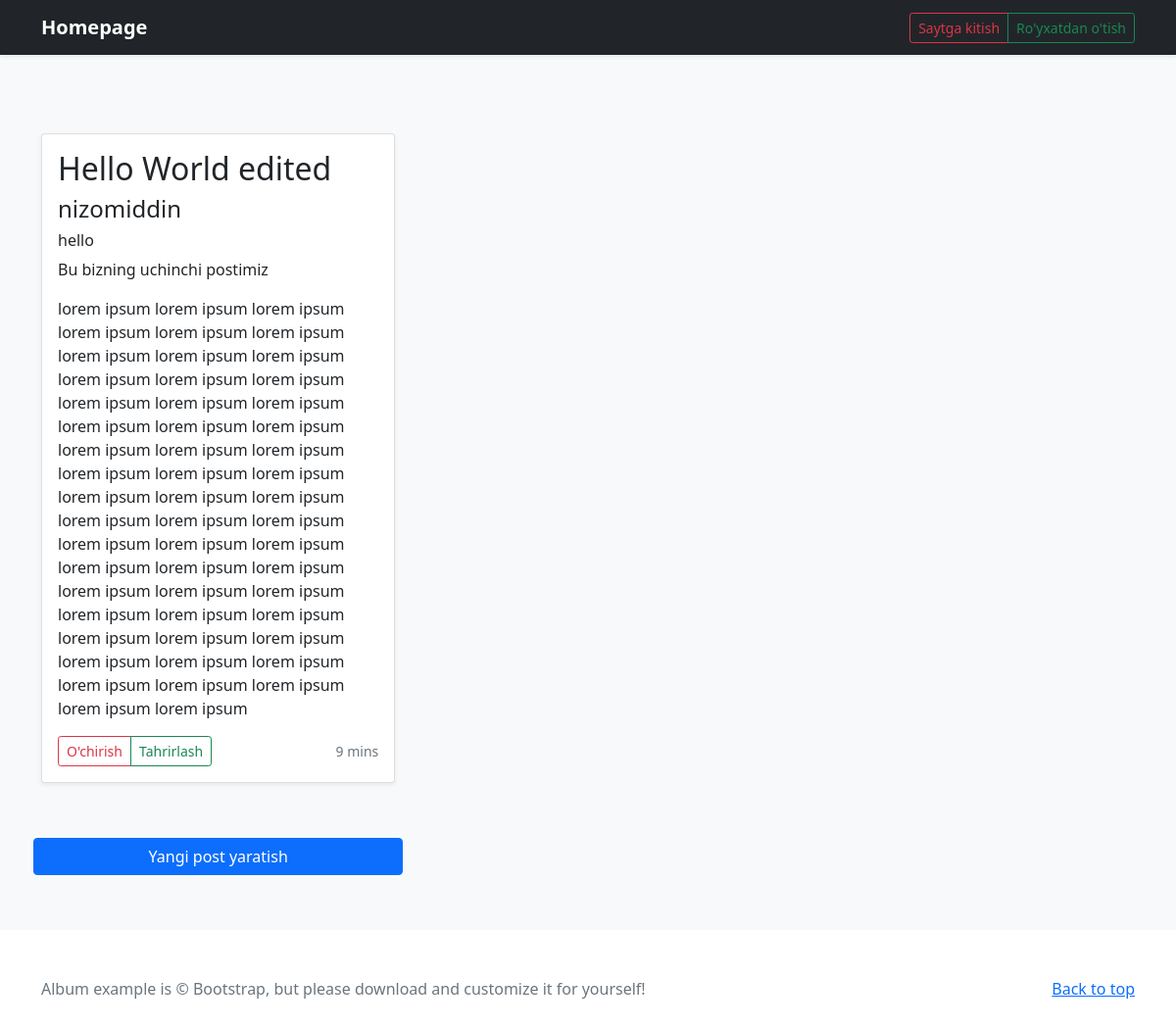
Screenshot of /post/3/ with the database file from the repository.
### blog/models.py (models this page shows, shortened)
class Post(models.Model):
    title = models.CharField(max_length=150)
    author = models.ForeignKey(
        'auth.User',
        on_delete = models.CASCADE
    )
    slug = models.SlugField(max_length=50)
    summary = models.CharField(max_length=300)
    body = models.TextField()

### blog/views.py (the view)
# urls.py: path('post/<int:pk>/', BlogDetailView.as_view(), name='post_detail')
class BlogDetailView(DetailView):
    model = Post
    template_name = 'post_detail.html'

### templates/post_detail.html
{% extends 'base.html' %}
{% block content %}
 <div class="col">
          <div class="card shadow-sm">
            <div class="card-body">
                <h2>{{ post.title }}</h2>
                <h4>{{ post.author }}</h4>
                <h6>{{ post.slug }}</h6>
                <p>{{ post.summary }}</p>
                <p>{{ post.body }}</p>
              <div class="d-flex justify-content-between align-items-center">
                <div class="btn-group">
                  <a href="{% url 'post_delete' post.pk %}" type="button" class="btn btn-sm btn-outline-danger">O'chirish</a>
                  <a href="{% url 'post_edit' post.id %}"  class="btn btn-sm btn-outline-success">Tahrirlash</a>
                </div>
                <small class="text-muted">9 mins</small>
              </div>
            </div>
          </div>
        </div>
{% endblock content %}

### rows the page displays
Post: title "Hello World edited", author "nizomiddin", slug "hello", summary "Bu bizning uchinchi postimiz", body "lorem ipsum lorem ipsum lorem ipsum lorem ipsum lorem ipsum lorem ipsum lorem ipsum lorem ipsum lorem ipsum lorem ipsum lorem ipsum lorem ipsum lorem ipsum lorem ipsum lorem ipsum lorem ipsum lorem ipsum lorem ipsum lorem ipsum lorem ipsum lorem ipsum lorem ipsum lorem ipsum lorem ipsum lorem ipsum lorem ipsum lorem ipsum lorem ipsum lorem ipsum lorem ipsum lorem ipsum lorem ipsum lorem ipsum lorem ipsum lorem ipsum lorem ipsum lorem ipsum lorem ipsum lorem ipsum lorem ipsum lorem ipsum lorem ipsum lorem ipsum lorem ipsum lorem ipsum lorem ipsum lorem ipsum lorem ipsum lorem ipsum lorem ipsum lorem ipsum lorem ipsum lorem ipsum"
